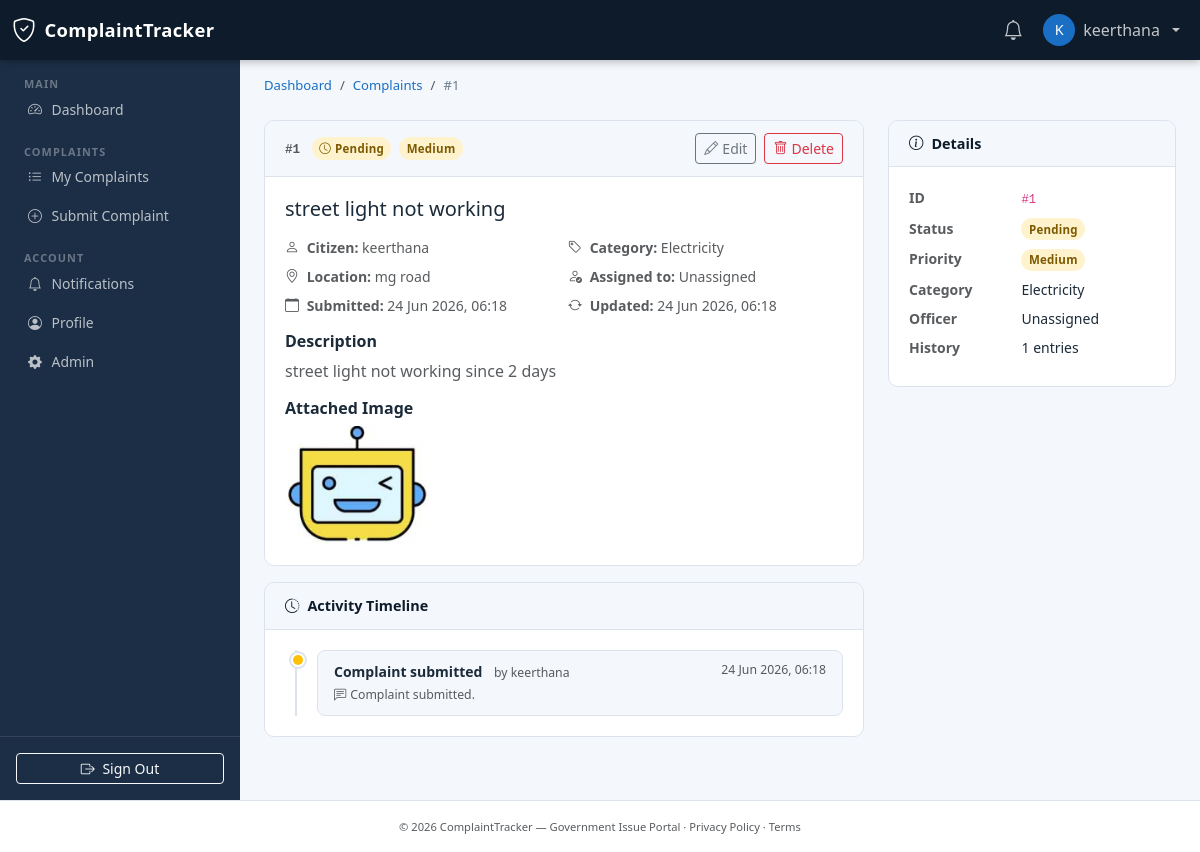
Page /complaints/1/ (signed in) on the committed database.
### accounts/models.py (models this page shows, shortened)
class User(AbstractUser):
    ROLE_CITIZEN = 'citizen'
    ROLE_OFFICER = 'officer'
    ROLE_ADMIN   = 'admin'
    ROLE_CHOICES = [
        (ROLE_CITIZEN, 'Citizen'),
        (ROLE_OFFICER, 'Officer'),
        (ROLE_ADMIN,   'Admin'),
    ]
    role    = models.CharField(max_length=10, choices=ROLE_CHOICES, default=ROLE_CITIZEN)
    phone   = models.CharField(max_length=20, blank=True)
    address = models.TextField(blank=True)
    avatar  = models.ImageField(upload_to='avatars/', blank=True, null=True)
    class Meta:
        verbose_name      = 'User'
        verbose_name_plural = 'Users'
        indexes = [models.Index(fields=['role'])]
    @property
    def is_citizen(self):
        return self.role == self.ROLE_CITIZEN
    @property
    def is_admin_role(self):
        return self.role == self.ROLE_ADMIN
    @property
    def can_manage_complaints(self):
        return self.role in (self.ROLE_OFFICER, self.ROLE_ADMIN)
    def get_role_badge(self):
        badges = {
            self.ROLE_CITIZEN: 'bg-secondary',
            self.ROLE_OFFICER: 'bg-primary',
            self.ROLE_ADMIN:   'bg-danger',
        }
        return badges.get(self.role, 'bg-secondary')

### complaints/models.py (models this page shows, shortened)
class Complaint(models.Model):
    STATUS_PENDING     = 'pending'
    STATUS_ASSIGNED    = 'assigned'
    STATUS_IN_PROGRESS = 'in_progress'
    STATUS_RESOLVED    = 'resolved'
    STATUS_CLOSED      = 'closed'
    STATUS_CHOICES = [
        (STATUS_PENDING,     'Pending'),
        (STATUS_ASSIGNED,    'Assigned'),
        (STATUS_IN_PROGRESS, 'In Progress'),
        (STATUS_RESOLVED,    'Resolved'),
        (STATUS_CLOSED,      'Closed'),
    ]
    PRIORITY_LOW      = 'low'
    PRIORITY_MEDIUM   = 'medium'
    PRIORITY_HIGH     = 'high'
    PRIORITY_CRITICAL = 'critical'
    PRIORITY_CHOICES = [
        (PRIORITY_LOW,      'Low'),
        (PRIORITY_MEDIUM,   'Medium'),
        (PRIORITY_HIGH,     'High'),
        (PRIORITY_CRITICAL, 'Critical'),
    ]
    citizen     = models.ForeignKey(
        settings.AUTH_USER_MODEL, on_delete=models.CASCADE,
        related_name='complaints', limit_choices_to={'role': 'citizen'})
    title       = models.CharField(max_length=200)
    description = models.TextField()
    category    = models.ForeignKey(Category, on_delete=models.SET_NULL,
                                    null=True, related_name='complaints')
    location    = models.CharField(max_length=255)
    image       = models.ImageField(upload_to='complaint_images/%Y/%m/', blank=True, null=True)
    status      = models.CharField(max_length=20, choices=STATUS_CHOICES, default=STATUS_PENDING)
    priority    = models.CharField(max_length=10, choices=PRIORITY_CHOICES, default=PRIORITY_MEDIUM)
    assigned_to = models.ForeignKey(
        settings.AUTH_USER_MODEL, on_delete=models.SET_NULL,
        null=True, blank=True, related_name='assigned_complaints',
        limit_choices_to={'role__in': ['officer', 'admin']})
    latitude    = models.DecimalField(max_digits=9, decimal_places=6, null=True, blank=True)
    longitude   = models.DecimalField(max_digits=9, decimal_places=6, null=True, blank=True)
    created_at  = models.DateTimeField(auto_now_add=True)
    updated_at  = models.DateTimeField(auto_now=True)
    class Meta:
        ordering = ['-created_at']
        indexes  = [
            models.Index(fields=['status']),
            models.Index(fields=['priority']),
            models.Index(fields=['citizen']),
            models.Index(fields=['assigned_to']),
        ]
    def get_status_badge(self):
        badges = {
            self.STATUS_PENDING:     'badge-pending',
            self.STATUS_ASSIGNED:    'badge-assigned',
            self.STATUS_IN_PROGRESS: 'badge-progress',
            self.STATUS_RESOLVED:    'badge-resolved',
            self.STATUS_CLOSED:      'badge-closed',
        }
        return badges.get(self.status, 'bg-secondary')
    def get_priority_badge(self):
        badges = {
            self.PRIORITY_LOW:      'badge-low',
            self.PRIORITY_MEDIUM:   'badge-medium',
            self.PRIORITY_HIGH:     'badge-high',
            self.PRIORITY_CRITICAL: 'badge-critical',
        }
        return badges.get(self.priority, 'bg-secondary')
    def get_status_icon(self):
        icons = {
            self.STATUS_PENDING:     'bi-clock',
            self.STATUS_ASSIGNED:    'bi-person-check',
            self.STATUS_IN_PROGRESS: 'bi-arrow-repeat',
            self.STATUS_RESOLVED:    'bi-check-circle',
            self.STATUS_CLOSED:      'bi-x-circle',
        }
        return icons.get(self.status, 'bi-question-circle')

class Category(models.Model):
    name        = models.CharField(max_length=100, unique=True)
    description = models.TextField(blank=True)
    icon        = models.CharField(max_length=50, default='bi-tag', help_text='Bootstrap Icons class')
    created_at  = models.DateTimeField(auto_now_add=True)
    class Meta:
        verbose_name_plural = 'Categories'
        ordering = ['name']
    def __str__(self):
        return self.name

class ComplaintHistory(models.Model):
    complaint  = models.ForeignKey(Complaint, on_delete=models.CASCADE, related_name='history')
    old_status = models.CharField(max_length=20, blank=True)
    new_status = models.CharField(max_length=20)
    changed_by = models.ForeignKey(settings.AUTH_USER_MODEL, on_delete=models.SET_NULL, null=True)
    timestamp  = models.DateTimeField(default=timezone.now)
    remarks    = models.TextField(blank=True)
    class Meta:
        ordering = ['-timestamp']
        verbose_name_plural = 'Complaint histories'

### complaints/views.py (the view)
# urls.py: path('<int:pk>/',              views.ComplaintDetailView.as_view(), name='detail'),
class ComplaintDetailView(LoginRequiredMixin, DetailView):
    model               = Complaint
    template_name       = 'complaints/complaint_detail.html'
    context_object_name = 'complaint'
    def get_object(self):
        obj  = get_object_or_404(Complaint, pk=self.kwargs['pk'])
        user = self.request.user
        if user.is_citizen and obj.citizen != user:
            from django.core.exceptions import PermissionDenied
            raise PermissionDenied
        return obj
    def get_context_data(self, **kwargs):
        ctx = super().get_context_data(**kwargs)
        ctx['history']     = self.object.history.select_related('changed_by').all()
        ctx['status_form'] = StatusUpdateForm(instance=self.object)
        return ctx

### templates/complaints/complaint_detail.html (shortened to what this page needs)
{% extends "base.html" %}
{% load crispy_forms_tags %}
{% block breadcrumb %}
<div class="ct-breadcrumb px-4 pt-3">
  <nav aria-label="breadcrumb">
    <ol class="breadcrumb mb-0">
      <li class="breadcrumb-item"><a href="{% url 'dashboard:index' %}">Dashboard</a></li>
      <li class="breadcrumb-item"><a href="{% url 'complaints:list' %}">Complaints</a></li>
      <li class="breadcrumb-item active">#{{ complaint.pk }}</li>
    </ol>
  </nav>
</div>
{% endblock %}
{% block content %}
<div class="row g-4">
  <div class="col-lg-8">
    <div class="ct-card mb-3">
      <div class="ct-card-header d-flex justify-content-between align-items-center flex-wrap gap-2">
        <div>
          <code class="text-muted me-2">#{{ complaint.pk }}</code>
          <span class="ct-badge {{ complaint.get_status_badge }}">
            <i class="bi {{ complaint.get_status_icon }} me-1"></i>{{ complaint.get_status_display }}
          </span>
          <span class="ct-badge {{ complaint.get_priority_badge }} ms-1">{{ complaint.get_priority_display }}</span>
        </div>
        <div class="d-flex gap-2">
          {% if user.can_manage_complaints or complaint.citizen == user %}
          <a href="{% url 'complaints:update' complaint.pk %}" class="btn btn-sm btn-outline-secondary">
            <i class="bi bi-pencil me-1"></i>Edit
          </a>
          {% endif %}
          {% if user.is_admin_role or complaint.citizen == user %}
          <a href="{% url 'complaints:delete' complaint.pk %}" class="btn btn-sm btn-outline-danger">
            <i class="bi bi-trash me-1"></i>Delete
          </a>
          {% endif %}
        </div>
      </div>
      <div class="ct-card-body">
        <h5 class="mb-3">{{ complaint.title }}</h5>
        <div class="row g-2 mb-3 text-muted small">
          <div class="col-sm-6">
            <i class="bi bi-person me-1"></i>
            <strong>Citizen:</strong> {{ complaint.citizen.get_full_name|default:complaint.citizen.username }}
          </div>
          <div class="col-sm-6">
            <i class="bi bi-tag me-1"></i>
            <strong>Category:</strong> {{ complaint.category|default:'Uncategorised' }}
          </div>
          <div class="col-sm-6">
            <i class="bi bi-geo-alt me-1"></i>
            <strong>Location:</strong> {{ complaint.location }}
          </div>
          <div class="col-sm-6">
            <i class="bi bi-person-check me-1"></i>
            <strong>Assigned to:</strong> {{ complaint.assigned_to.get_full_name|default:'Unassigned' }}
          </div>
          <div class="col-sm-6">
            <i class="bi bi-calendar me-1"></i>
            <strong>Submitted:</strong> {{ complaint.created_at|date:"d M Y, H:i" }}
          </div>
          <div class="col-sm-6">
            <i class="bi bi-arrow-repeat me-1"></i>
            <strong>Updated:</strong> {{ complaint.updated_at|date:"d M Y, H:i" }}
          </div>
        </div>
        <h6 class="fw-semibold">Description</h6>
        <p class="text-muted">{{ complaint.description }}</p>
        {% if complaint.image %}
        <h6 class="fw-semibold mt-3">Attached Image</h6>
        <a href="{{ complaint.image.url }}" target="_blank">
          <img src="{{ complaint.image.url }}" class="ct-complaint-image img-fluid rounded" alt="Complaint image">
        </a>
        {% endif %}
      </div>
    </div>
    <div class="ct-card">
      <div class="ct-card-header"><i class="bi bi-clock-history me-2"></i>Activity Timeline</div>
      <div class="ct-card-body">
        {% if history %}
        <div class="ct-timeline">
          {% for entry in history %}
          <div class="ct-timeline-item">
            <div class="ct-timeline-dot
              {% if entry.new_status == 'resolved' %}bg-success
              {% elif entry.new_status == 'closed'  %}bg-secondary
              {% elif entry.new_status == 'in_progress' %}bg-primary
              {% elif entry.new_status == 'assigned' %}bg-info
              {% else %}bg-warning{% endif %}">
            </div>
            <div class="ct-timeline-content">
              <div class="d-flex justify-content-between align-items-start">
                <div>
                  {% if entry.old_status %}
                    <strong>Status changed</strong>:
                    <span class="text-muted">{{ entry.old_status|title }}</span>
                    <i class="bi bi-arrow-right mx-1 text-muted"></i>
                    <strong>{{ entry.new_status|title }}</strong>
                  {% else %}
                    <strong>Complaint submitted</strong>
                  {% endif %}
                  {% if entry.changed_by %}
                    <span class="text-muted small ms-2">by {{ entry.changed_by.get_full_name|default:entry.changed_by.username }}</span>
                  {% endif %}
                </div>
                <small class="text-muted">{{ entry.timestamp|date:"d M Y, H:i" }}</small>
              </div>
              {% if entry.remarks %}
                <p class="text-muted small mt-1 mb-0"><i class="bi bi-chat-left-text me-1"></i>{{ entry.remarks }}</p>
              {% endif %}
            </div>
          </div>
          {% endfor %}
        </div>
        {% else %}
          <p class="text-muted mb-0">No history yet.</p>
        {% endif %}
      </div>
    </div>
  </div>
  <div class="col-lg-4">
    <div class="ct-card">
      <div class="ct-card-header"><i class="bi bi-info-circle me-2"></i>Details</div>
      <div class="ct-card-body">
        <dl class="row mb-0 small">
          <dt class="col-5 text-muted">ID</dt>
          <dd class="col-7"><code>#{{ complaint.pk }}</code></dd>
          <dt class="col-5 text-muted">Status</dt>
          <dd class="col-7"><span class="ct-badge {{ complaint.get_status_badge }}">{{ complaint.get_status_display }}</span></dd>
          <dt class="col-5 text-muted">Priority</dt>
          <dd class="col-7"><span class="ct-badge {{ complaint.get_priority_badge }}">{{ complaint.get_priority_display }}</span></dd>
          <dt class="col-5 text-muted">Category</dt>
          <dd class="col-7">{{ complaint.category|default:'—' }}</dd>
          <dt class="col-5 text-muted">Officer</dt>
          <dd class="col-7">{{ complaint.assigned_to.get_full_name|default:'Unassigned' }}</dd>
          <dt class="col-5 text-muted">History</dt>
          <dd class="col-7">{{ history|length }} entries</dd>
        </dl>
      </div>
    </div>
  </div>
</div>
{% endblock %}

### templates/includes/navbar.html (shortened to what this page needs)
<nav class="navbar navbar-expand-lg ct-navbar">
  <div class="container-fluid">
    <a class="navbar-brand d-flex align-items-center gap-2" href="{% url 'dashboard:index' %}">
      <i class="bi bi-shield-check fs-4"></i>
      <span class="fw-bold">ComplaintTracker</span>
    </a>
    <div class="collapse navbar-collapse" id="mainNav">
      <ul class="navbar-nav ms-auto align-items-center gap-1">
        <li class="nav-item">
          <a class="nav-link position-relative" href="{% url 'complaints:notifications' %}">
            <i class="bi bi-bell fs-5"></i>
          </a>
        </li>
        <li class="nav-item dropdown">
          <a class="nav-link dropdown-toggle d-flex align-items-center gap-2" href="#"
             data-bs-toggle="dropdown">
            {% if user.avatar %}
              <img src="{{ user.avatar.url }}" class="ct-avatar-sm rounded-circle" alt="avatar">
            {% else %}
              <div class="ct-avatar-sm ct-avatar-placeholder rounded-circle d-flex align-items-center justify-content-center">
                {{ user.username|first|upper }}
              </div>
            {% endif %}
            <span class="d-none d-md-inline">{{ user.get_full_name|default:user.username }}</span>
          </a>
        </li>
      </ul>
    </div>
  </div>
</nav>

### rows in the picture
User: username|first "K", get_full_name "keerthana"
Complaint: pk "1", status "Pending", priority "Medium", title "street light not working", citizen.get_full_name "keerthana", category "Electricity", location "mg road", assigned_to.get_full_name "Unassigned", created_at "24 Jun 2026, 06:18", updated_at "24 Jun 2026, 06:18", description "street light not working since 2 days", image (picture)
ComplaintHistory: old_status "Complaint submitted", changed_by.get_full_name "keerthana", timestamp "24 Jun 2026, 06:18", remarks "Complaint submitted."

### other values in the picture
{{ history|length }} "1"
